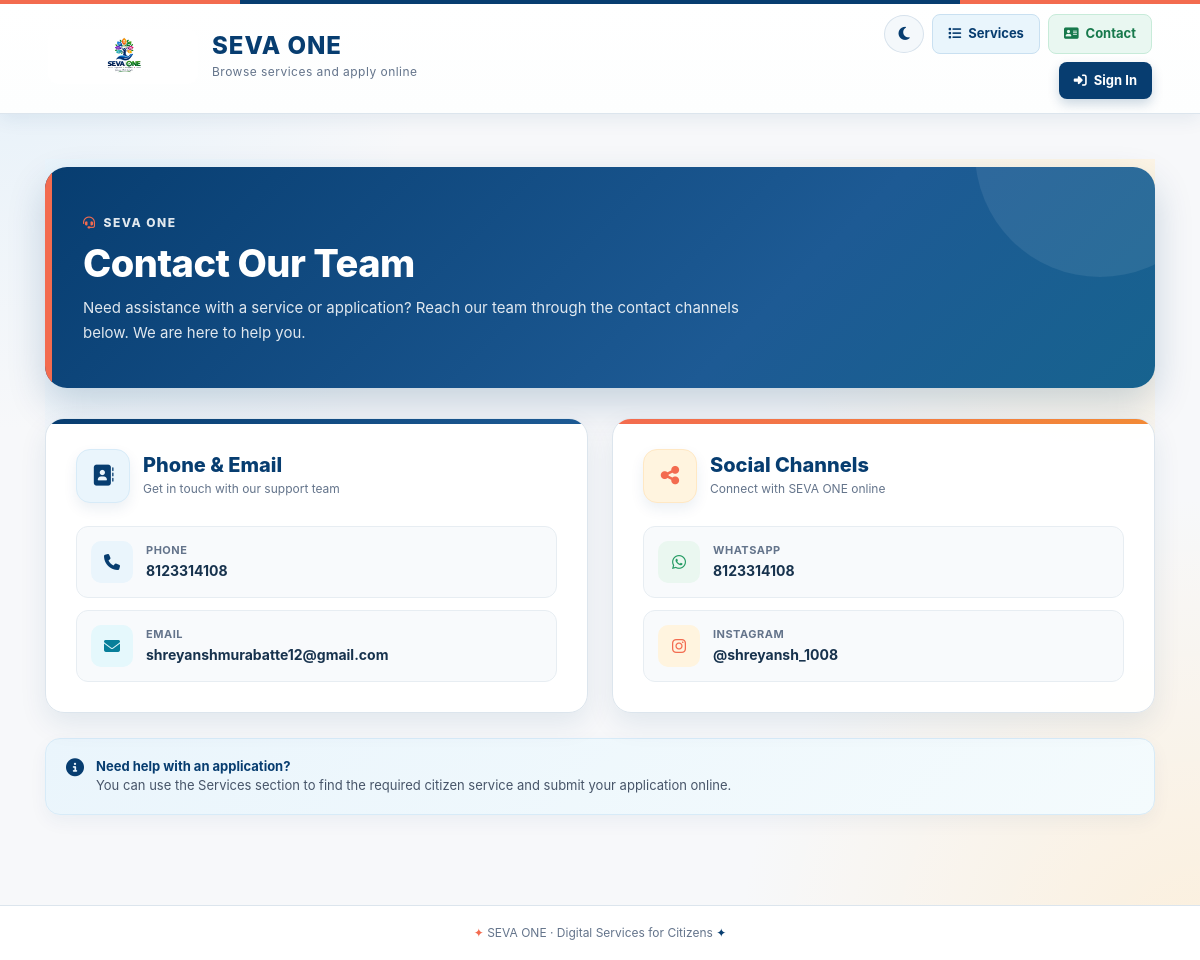
Page /contact/ on the committed database.
### med/models.py (models this page shows, shortened)
class PortalContactDetails(models.Model):
    phone_number = models.CharField(max_length=30, blank=True)
    email = models.EmailField(blank=True)
    whatsapp_number = models.CharField(max_length=30, blank=True)
    instagram_id = models.CharField(max_length=100, blank=True)
    updated_at = models.DateTimeField(auto_now=True)
    @property
    def whatsapp_url(self):
        digits = "".join(character for character in self.whatsapp_number if character.isdigit())
        return f"https://wa.me/{digits}" if digits else ""
    @property
    def instagram_url(self):
        handle = self.instagram_id.strip().lstrip("@")
        return f"https://www.instagram.com/{handle}/" if handle else ""

### med/views.py (the view)
# urls.py: path('contact/', views.contact, name='contact'),
def contact(request):
    contact_details = PortalContactDetails.objects.filter(pk=1).first()
    return render(request, "contact.html", {"contact_details": contact_details})

### med/templates/contact.html (shortened to what this page needs)
{% extends 'base.html' %}
{% block content %}
<div class="contact-page">
    <section class="contact-hero">
        <div class="contact-hero-content">
            <div class="hero-label">
                <i class="fa-solid fa-headset"></i>
                SEVA ONE
            </div>
            <h1 class="hero-title">
                Contact Our Team
            </h1>
            <p class="hero-description">
                Need assistance with a service or application?
                Reach our team through the contact channels below.
                We are here to help you.
            </p>
        </div>
    </section>
    <div class="row g-4">
        <div class="col-md-6">
            <section class="contact-card phone-card">
                <div class="contact-card-body">
                    <div class="contact-card-heading">
                        <div class="contact-icon phone-icon">
                            <i class="fa-solid fa-address-book"></i>
                        </div>
                        <div>
                            <h2 class="contact-card-title">
                                Phone & Email
                            </h2>
                            <p class="contact-card-subtitle">
                                Get in touch with our support team
                            </p>
                        </div>
                    </div>
                    {% if contact_details and contact_details.phone_number %}
                    <a
                        href="tel:{{ contact_details.phone_number }}"
                        class="contact-item">
                        <div class="contact-item-icon phone-item-icon">
                            <i class="fa-solid fa-phone"></i>
                        </div>
                        <div class="contact-item-content">
                            <div class="contact-item-label">
                                Phone
                            </div>
                            <div class="contact-item-value">
                                {{ contact_details.phone_number }}
                            </div>
                        </div>
                    </a>
                    {% endif %}
                    {% if contact_details and contact_details.email %}
                    <a
                        href="mailto:{{ contact_details.email }}"
                        class="contact-item">
                        <div class="contact-item-icon email-item-icon">
                            <i class="fa-solid fa-envelope"></i>
                        </div>
                        <div class="contact-item-content">
                            <div class="contact-item-label">
                                Email
                            </div>
                            <div class="contact-item-value">
                                {{ contact_details.email }}
                            </div>
                        </div>
                    </a>
                    {% endif %}
                </div>
            </section>
        </div>
        <div class="col-md-6">
            <section class="contact-card social-card">
                <div class="contact-card-body">
                    <div class="contact-card-heading">
                        <div class="contact-icon social-icon">
                            <i class="fa-solid fa-share-nodes"></i>
                        </div>
                        <div>
                            <h2 class="contact-card-title">
                                Social Channels
                            </h2>
                            <p class="contact-card-subtitle">
                                Connect with SEVA ONE online
                            </p>
                        </div>
                    </div>
                    {% if contact_details and contact_details.whatsapp_number %}
                    <a
                        href="{{ contact_details.whatsapp_url }}"
                        target="_blank"
                        rel="noopener noreferrer"
                        class="contact-item">
                        <div class="contact-item-icon whatsapp-item-icon">
                            <i class="fa-brands fa-whatsapp"></i>
                        </div>
                        <div class="contact-item-content">
                            <div class="contact-item-label">
                                WhatsApp
                            </div>
                            <div class="contact-item-value">
                                {{ contact_details.whatsapp_number }}
                            </div>
                        </div>
                    </a>
                    {% endif %}
                    {% if contact_details and contact_details.instagram_id %}
                    <a
                        href="{{ contact_details.instagram_url }}"
                        target="_blank"
                        rel="noopener noreferrer"
                        class="contact-item">
                        <div class="contact-item-icon instagram-item-icon">
                            <i class="fa-brands fa-instagram"></i>
                        </div>
                        <div class="contact-item-content">
                            <div class="contact-item-label">
                                Instagram
                            </div>
                            <div class="contact-item-value">
                                {{ contact_details.instagram_id }}
                            </div>
                        </div>
                    </a>
                    {% endif %}
                </div>
            </section>
        </div>
    </div>
    <div class="contact-note">
        <i class="fa-solid fa-circle-info"></i>
        <div>
            <strong>
                Need help with an application?
            </strong>
            <br>
            You can use the Services section to find the required
            citizen service and submit your application online.
        </div>
    </div>
</div>
{% endblock %}

### med/templates/theme_toggle.html (style rules this page uses)
:root { --navy: #073D70; --navy-dark: #123F78; --navy-light: #174EA6; --coral: #E86B4C; --coral-dark: #D95638; --coral-soft: #FFF0EB; --cream: #FFF4DF; --cream-dark: #FFE8C4; --blue-light: #E9F5FC; --blue-border: #D7EBF8; --text: #172033; --muted: #64748B; --border: #DCE5ED; --theme-bg: #F8FBFD; --theme-surface: #FFFFFF; --theme-surface-raised: #F5F9FC; --theme-ink: #172033; --theme-muted: #64748B; --theme-link: #174EA6; --theme-input: #FFFFFF; }

### med/templates/base.html (style rules this page uses)
:root { --seva-navy: #073D70; --seva-navy-dark: #123F78; --seva-navy-light: #1D5A94; --seva-coral: #F36B4F; --seva-coral-dark: #E85A3F; --seva-coral-light: #FF8A70; --seva-cream: #FFF4DF; --seva-cream-dark: #FFE8C4; --seva-blue-bg: #E9F5FC; --seva-blue-soft: #DFEEF9; --seva-page: #F7F8FA; --seva-white: #FFFFFF; --seva-text: #17324D; --seva-muted: #64748B; --seva-green: #249B63; --seva-purple: #8B4DE8; --seva-cyan: #18A9C7; --seva-yellow: #E7A900; --seva-border: #DCE5ED; --seva-shadow: 0 10px 28px rgba(7,61,112,.10); }
* { box-sizing: border-box; }
html { scroll-behavior: smooth; }
body { margin: 0; padding: 0; min-height: 100vh; font-family: Inter, "Segoe UI", Arial, sans-serif; color: var(--seva-text); background: radial-gradient( circle at 0% 0%, rgba(223,238,249,.75), transparent 28% ), radial-gradient( circle at 100% 100%, rgba(255,232,196,.55), transparent 30% ), var(--seva-page); }

### rows in the picture
PortalContactDetails: phone_number "8123314108", email "shreyanshmurabatte12@gmail.com", whatsapp_number "8123314108", instagram_id "@shreyansh_1008"
